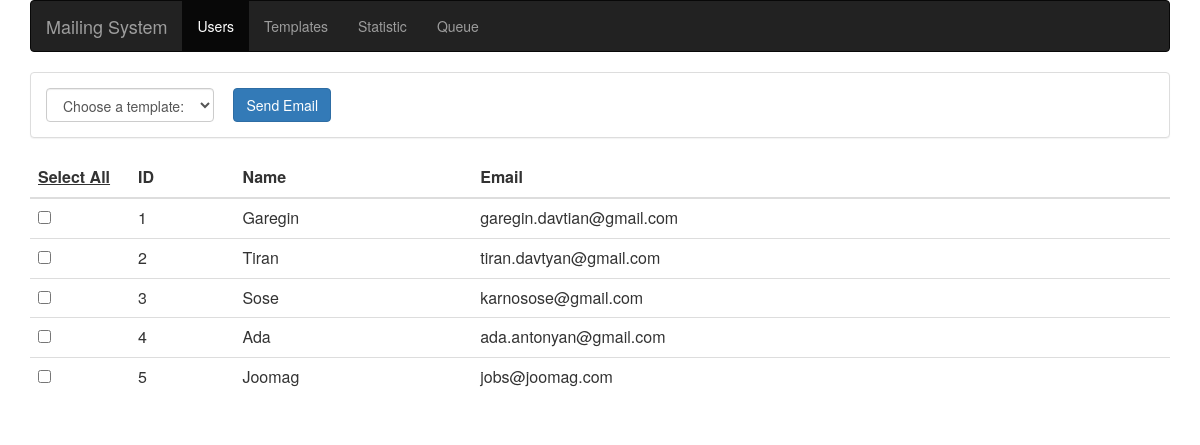
The page / on the database its author committed.
### tables this page shows
CREATE TABLE `user` (
  `id` int(10) NOT NULL,
  `name` varchar(50) NOT NULL,
  `email` varchar(254) NOT NULL
);

### app/core/Controller.php (called while the page is built, shortened)
<?php
class Controller
{
    public function model($model){
        return new $model;
    }
    public function view($view, $data){
        require_once '../app/views/main.php';
    }
}

### app/controllers/home.php (called while the page is built, shortened)
<?php
class Home extends Controller
{
    public function index(){
        $user = $this->model('User');
        $template = $this->model('Template');
        $data = array(
            'page' => 'home',
            'page_title' => 'Users List',
            'list' => $user->getList(),
            'template_list' => $template->getList()
        );
        $this->view('home/index',$data);
    }
}

### app/core/App.php (called while the page is built, shortened)
<?php
class App
{
    protected $method = "index";
    public function __construct(){
        $url = $this->parseUrl();
        $this->controller = new $this->controller;
        $this->params = $url ? array_values($url) : array();
        call_user_func_array([$this->controller, $this->method], $this->params);
    }
}

### public/index.php (called while the page is built, shortened)
<?php
$app = new App();

### app/core/Model.php (called while the page is built, shortened)
<?php
class Model
{
    public function __counstruct(){
        global $db;
        $this->db = $db;
    }
}

### app/models/User.php (called while the page is built, shortened)
<?php
class User extends Model
{
    public $table = "`user`";
    public $id;
    public function __construct($id = 0){
        $this->id = $id;
    }
    public function getUser(){
        if(!$this->id){
            return false;
        }
    }
    public function getList(){
        $query = $this->db->query("SELECT * FROM {$this->table} ");
        return $query->fetchAll(PDO::FETCH_ASSOC);
    }
}

### app/views/home/index.php (the view, shortened to what this page needs)
<div class="panel panel-default">
    <div class="panel-body">
        <form class="form-inline">
            <select class="form-control" id="template_list">
                <option value="">Choose a template:</option>
            </select>
            <button type="button" class="btn btn-primary" id="send_email">Send Email</button>
        </form>
    </div>
</div>
<table class="table table-hover">
    <thead>
        <tr>
            <th id="select_all" width="100">Select All</th>
            <th>ID</th>
            <th>Name</th>
            <th>Email</th>
        </tr>
    </thead>
    <tbody>
        <?php foreach ($data['list'] as $user){?>
            <tr>
                <td>
                    <input type="checkbox" class="ch_user" value="<?= $user['id'];?>">
                </td>
                <td><?= $user['id'];?></td>
                <td><?= $user['name'];?></td>
                <td><?= $user['email'];?></td>
            </tr>
        <?php } ?>
    </tbody>
</table>

### app/views/main.php (shortened to what this page needs)
<html>
    <head>
        <link rel="stylesheet" href="https://maxcdn.bootstrapcdn.com/bootstrap/3.3.7/css/bootstrap.min.css">
        <link rel="stylesheet" href="../../css/style.css">
    </head>
    <body>
        <div class="container">
            <nav class="navbar navbar-inverse">
                <div class="container-fluid">
                    <div class="navbar-header">
                        <a class="navbar-brand" href="#">Mailing System</a>
                    </div>
                    <ul class="nav navbar-nav">
                        <li class="<?= (isset($data['page']) && $data['page'] == "home") ? "active" : ""; ?>"><a href="/public/home/index/">Users</a></li>
                        <li class="<?= (isset($data['page']) && $data['page'] == "template") ? "active" : ""; ?>"><a href="/public/home/template/">Templates</a></li>
                        <li class="<?= (isset($data['page']) && $data['page'] == "statistic") ? "active" : ""; ?>"><a href="/public/state/index/">Statistic</a></li>
                        <li class="<?= (isset($data['page']) && $data['page'] == "queue") ? "active" : ""; ?>"><a href="/public/state/queue/">Queue</a></li>
                    </ul>
                </div>
            </nav>
            <?php require_once '../app/views/' . $view . '.php'; ?>
        </div>
    </body>
</html>

### public/css/style.css (style rules this page uses)
#select_all { cursor: pointer; text-decoration: underline; }
.form-inline { margin-bottom: 0px !important; }

### rows shown on the page
user: id "1", name "Garegin", email "garegin.davtian@gmail.com"
user: id "2", name "Tiran", email "tiran.davtyan@gmail.com"
user: id "3", name "Sose", email "karnosose@gmail.com"
user: id "4", name "Ada", email "ada.antonyan@gmail.com"
user: id "5", name "Joomag", email "jobs@joomag.com"
